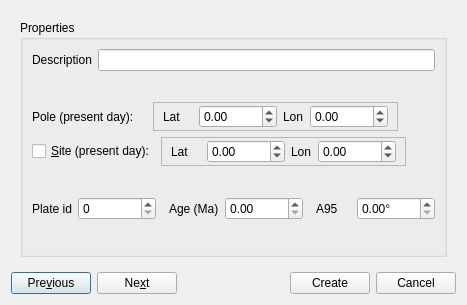
<ui version="4.0" >
 <class>CreateVGPDialog</class>
 <widget class="QDialog" name="CreateVGPDialog" >
  <property name="geometry" >
   <rect>
    <x>0</x>
    <y>0</y>
    <width>467</width>
    <height>305</height>
   </rect>
  </property>
  <property name="windowTitle" >
   <string>Create Virtual Geomagnetic Pole</string>
  </property>
  <layout class="QGridLayout" >
   <item row="0" column="0" >
    <widget class="QStackedWidget" name="stacked_widget" >
     <property name="currentIndex" >
      <number>0</number>
     </property>
     <widget class="QWidget" name="page_properties" >
      <layout class="QGridLayout" >
       <item row="0" column="0" >
        <widget class="QGroupBox" name="groupBox" >
         <property name="title" >
          <string>Properties</string>
         </property>
         <layout class="QGridLayout" >
          <item row="0" column="0" colspan="2" >
           <layout class="QHBoxLayout" >
            <item>
             <widget class="QLabel" name="label_description" >
              <property name="text" >
               <string>Description</string>
              </property>
             </widget>
            </item>
            <item>
             <widget class="QLineEdit" name="line_description" >
              <property name="minimumSize" >
               <size>
                <width>0</width>
                <height>20</height>
               </size>
              </property>
             </widget>
            </item>
           </layout>
          </item>
          <item row="1" column="1" >
           <spacer>
            <property name="orientation" >
             <enum>Qt::Vertical</enum>
            </property>
            <property name="sizeHint" >
             <size>
              <width>20</width>
              <height>16</height>
             </size>
            </property>
           </spacer>
          </item>
          <item row="2" column="0" colspan="2" >
           <layout class="QHBoxLayout" >
            <item>
             <widget class="QLabel" name="label_pole" >
              <property name="minimumSize" >
               <size>
                <width>115</width>
                <height>22</height>
               </size>
              </property>
              <property name="text" >
               <string>Pole (present day): </string>
              </property>
             </widget>
            </item>
            <item>
             <widget class="QFrame" name="frame_2" >
              <property name="frameShape" >
               <enum>QFrame::StyledPanel</enum>
              </property>
              <property name="frameShadow" >
               <enum>QFrame::Raised</enum>
              </property>
              <layout class="QHBoxLayout" >
               <property name="topMargin" >
                <number>2</number>
               </property>
               <property name="bottomMargin" >
                <number>2</number>
               </property>
               <item>
                <widget class="QLabel" name="label_pole_lat" >
                 <property name="sizePolicy" >
                  <sizepolicy vsizetype="Preferred" hsizetype="Minimum" >
                   <horstretch>0</horstretch>
                   <verstretch>0</verstretch>
                  </sizepolicy>
                 </property>
                 <property name="minimumSize" >
                  <size>
                   <width>30</width>
                   <height>0</height>
                  </size>
                 </property>
                 <property name="layoutDirection" >
                  <enum>Qt::RightToLeft</enum>
                 </property>
                 <property name="text" >
                  <string>Lat</string>
                 </property>
                </widget>
               </item>
               <item>
                <widget class="QDoubleSpinBox" name="spinbox_pole_lat" >
                 <property name="minimumSize" >
                  <size>
                   <width>78</width>
                   <height>20</height>
                  </size>
                 </property>
                 <property name="minimum" >
                  <double>-90.000000000000000</double>
                 </property>
                 <property name="maximum" >
                  <double>90.000000000000000</double>
                 </property>
                </widget>
               </item>
               <item>
                <widget class="QLabel" name="label_pole_lon" >
                 <property name="layoutDirection" >
                  <enum>Qt::RightToLeft</enum>
                 </property>
                 <property name="text" >
                  <string>Lon</string>
                 </property>
                </widget>
               </item>
               <item>
                <widget class="QDoubleSpinBox" name="spinbox_pole_lon" >
                 <property name="minimumSize" >
                  <size>
                   <width>78</width>
                   <height>0</height>
                  </size>
                 </property>
                 <property name="minimum" >
                  <double>-360.000000000000000</double>
                 </property>
                 <property name="maximum" >
                  <double>360.000000000000000</double>
                 </property>
                </widget>
               </item>
              </layout>
             </widget>
            </item>
            <item>
             <spacer>
              <property name="orientation" >
               <enum>Qt::Horizontal</enum>
              </property>
              <property name="sizeHint" >
               <size>
                <width>21</width>
                <height>20</height>
               </size>
              </property>
             </spacer>
            </item>
           </layout>
          </item>
          <item row="3" column="0" colspan="2" >
           <layout class="QHBoxLayout" >
            <item>
             <widget class="QCheckBox" name="checkbox_site" >
              <property name="minimumSize" >
               <size>
                <width>115</width>
                <height>22</height>
               </size>
              </property>
              <property name="text" >
               <string>&amp;Site (present day):</string>
              </property>
             </widget>
            </item>
            <item>
             <widget class="QFrame" name="frame_site_lat_lon" >
              <property name="frameShape" >
               <enum>QFrame::StyledPanel</enum>
              </property>
              <property name="frameShadow" >
               <enum>QFrame::Raised</enum>
              </property>
              <layout class="QHBoxLayout" >
               <property name="topMargin" >
                <number>2</number>
               </property>
               <property name="bottomMargin" >
                <number>2</number>
               </property>
               <item>
                <widget class="QLabel" name="label_pole_lat_2" >
                 <property name="sizePolicy" >
                  <sizepolicy vsizetype="Preferred" hsizetype="Minimum" >
                   <horstretch>0</horstretch>
                   <verstretch>0</verstretch>
                  </sizepolicy>
                 </property>
                 <property name="minimumSize" >
                  <size>
                   <width>30</width>
                   <height>0</height>
                  </size>
                 </property>
                 <property name="layoutDirection" >
                  <enum>Qt::RightToLeft</enum>
                 </property>
                 <property name="text" >
                  <string>Lat</string>
                 </property>
                </widget>
               </item>
               <item>
                <widget class="QDoubleSpinBox" name="spinbox_site_lat" >
                 <property name="minimumSize" >
                  <size>
                   <width>78</width>
                   <height>20</height>
                  </size>
                 </property>
                 <property name="minimum" >
                  <double>-90.000000000000000</double>
                 </property>
                 <property name="maximum" >
                  <double>90.000000000000000</double>
                 </property>
                </widget>
               </item>
               <item>
                <widget class="QLabel" name="label_pole_lon_2" >
                 <property name="layoutDirection" >
                  <enum>Qt::RightToLeft</enum>
                 </property>
                 <property name="text" >
                  <string>Lon</string>
                 </property>
                </widget>
               </item>
               <item>
                <widget class="QDoubleSpinBox" name="spinbox_site_lon" >
                 <property name="minimumSize" >
                  <size>
                   <width>78</width>
                   <height>0</height>
                  </size>
                 </property>
                 <property name="minimum" >
                  <double>-360.000000000000000</double>
                 </property>
                 <property name="maximum" >
                  <double>360.000000000000000</double>
                 </property>
                </widget>
               </item>
              </layout>
             </widget>
            </item>
            <item>
             <spacer>
              <property name="orientation" >
               <enum>Qt::Horizontal</enum>
              </property>
              <property name="sizeHint" >
               <size>
                <width>20</width>
                <height>20</height>
               </size>
              </property>
             </spacer>
            </item>
           </layout>
          </item>
          <item row="4" column="0" >
           <spacer>
            <property name="orientation" >
             <enum>Qt::Vertical</enum>
            </property>
            <property name="sizeHint" >
             <size>
              <width>20</width>
              <height>20</height>
             </size>
            </property>
           </spacer>
          </item>
          <item row="5" column="0" colspan="2" >
           <layout class="QHBoxLayout" >
            <item>
             <widget class="QLabel" name="label_plate_id" >
              <property name="minimumSize" >
               <size>
                <width>0</width>
                <height>22</height>
               </size>
              </property>
              <property name="layoutDirection" >
               <enum>Qt::RightToLeft</enum>
              </property>
              <property name="text" >
               <string>Plate id</string>
              </property>
             </widget>
            </item>
            <item>
             <widget class="QSpinBox" name="spinbox_plate_id" >
              <property name="minimumSize" >
               <size>
                <width>78</width>
                <height>20</height>
               </size>
              </property>
              <property name="maximum" >
               <number>1000000</number>
              </property>
             </widget>
            </item>
            <item>
             <spacer>
              <property name="orientation" >
               <enum>Qt::Horizontal</enum>
              </property>
              <property name="sizeHint" >
               <size>
                <width>16</width>
                <height>20</height>
               </size>
              </property>
             </spacer>
            </item>
            <item>
             <widget class="QLabel" name="label_age" >
              <property name="layoutDirection" >
               <enum>Qt::LeftToRight</enum>
              </property>
              <property name="text" >
               <string>Age (Ma)</string>
              </property>
             </widget>
            </item>
            <item>
             <widget class="QDoubleSpinBox" name="spinbox_age" >
              <property name="minimumSize" >
               <size>
                <width>78</width>
                <height>0</height>
               </size>
              </property>
              <property name="maximum" >
               <double>1000000.000000000000000</double>
              </property>
             </widget>
            </item>
            <item>
             <spacer>
              <property name="orientation" >
               <enum>Qt::Horizontal</enum>
              </property>
              <property name="sizeHint" >
               <size>
                <width>16</width>
                <height>20</height>
               </size>
              </property>
             </spacer>
            </item>
            <item>
             <widget class="QLabel" name="label_A95" >
              <property name="sizePolicy" >
               <sizepolicy vsizetype="Preferred" hsizetype="Minimum" >
                <horstretch>0</horstretch>
                <verstretch>0</verstretch>
               </sizepolicy>
              </property>
              <property name="minimumSize" >
               <size>
                <width>35</width>
                <height>0</height>
               </size>
              </property>
              <property name="layoutDirection" >
               <enum>Qt::RightToLeft</enum>
              </property>
              <property name="text" >
               <string>A95</string>
              </property>
             </widget>
            </item>
            <item>
             <widget class="QDoubleSpinBox" name="spinbox_A95" >
              <property name="minimumSize" >
               <size>
                <width>78</width>
                <height>0</height>
               </size>
              </property>
              <property name="suffix" >
               <string>°</string>
              </property>
              <property name="maximum" >
               <double>180.000000000000000</double>
              </property>
             </widget>
            </item>
           </layout>
          </item>
          <item row="6" column="0" colspan="2" >
           <spacer>
            <property name="orientation" >
             <enum>Qt::Vertical</enum>
            </property>
            <property name="sizeHint" >
             <size>
              <width>281</width>
              <height>20</height>
             </size>
            </property>
           </spacer>
          </item>
         </layout>
        </widget>
       </item>
      </layout>
     </widget>
     <widget class="QWidget" name="page_add_feature" >
      <layout class="QGridLayout" >
       <item row="0" column="0" >
        <widget class="QGroupBox" name="groupBox_2" >
         <property name="title" >
          <string>Add feature to collection</string>
         </property>
         <layout class="QGridLayout" >
          <item row="0" column="0" >
           <widget class="QLabel" name="label_feature_collection" >
            <property name="text" >
             <string>Choose the feature collection to which the new feature should be added:</string>
            </property>
           </widget>
          </item>
          <item row="1" column="0" >
           <widget class="QListWidget" name="listwidget_feature_collections" />
          </item>
         </layout>
        </widget>
       </item>
      </layout>
     </widget>
    </widget>
   </item>
   <item row="2" column="0" >
    <layout class="QHBoxLayout" >
     <item>
      <widget class="QPushButton" name="button_previous" >
       <property name="text" >
        <string>Pre&amp;vious</string>
       </property>
      </widget>
     </item>
     <item>
      <widget class="QPushButton" name="button_next" >
       <property name="text" >
        <string>Ne&amp;xt</string>
       </property>
      </widget>
     </item>
     <item>
      <spacer>
       <property name="orientation" >
        <enum>Qt::Horizontal</enum>
       </property>
       <property name="sizeHint" >
        <size>
         <width>40</width>
         <height>20</height>
        </size>
       </property>
      </spacer>
     </item>
     <item>
      <widget class="QPushButton" name="button_create" >
       <property name="text" >
        <string>Create</string>
       </property>
      </widget>
     </item>
     <item>
      <widget class="QPushButton" name="button_cancel" >
       <property name="text" >
        <string>Cancel</string>
       </property>
      </widget>
     </item>
    </layout>
   </item>
  </layout>
 </widget>
 <tabstops>
  <tabstop>line_description</tabstop>
  <tabstop>spinbox_pole_lat</tabstop>
  <tabstop>spinbox_pole_lon</tabstop>
  <tabstop>checkbox_site</tabstop>
  <tabstop>spinbox_site_lat</tabstop>
  <tabstop>spinbox_site_lon</tabstop>
  <tabstop>spinbox_plate_id</tabstop>
  <tabstop>spinbox_age</tabstop>
  <tabstop>spinbox_A95</tabstop>
  <tabstop>button_previous</tabstop>
  <tabstop>button_next</tabstop>
  <tabstop>button_create</tabstop>
  <tabstop>button_cancel</tabstop>
  <tabstop>listwidget_feature_collections</tabstop>
 </tabstops>
 <resources/>
 <connections/>
</ui>
